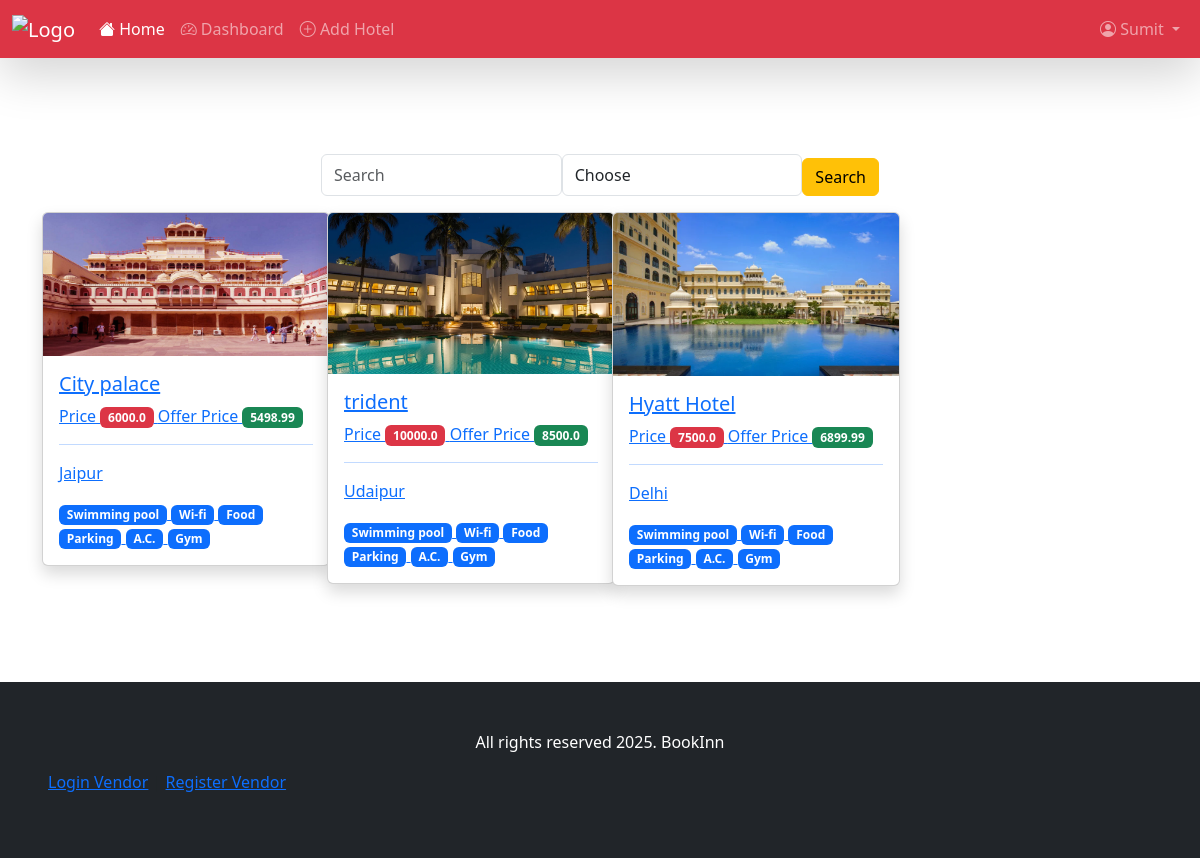
Screenshot of / (signed in) with the database file from the repository.
### account/models.py (models this page shows, shortened)
class Hotel(models.Model):
    hotel_name  = models.CharField(max_length = 100)
    hotel_description = models.TextField()
    hotel_slug = models.SlugField(max_length = 1000 , unique  = True)
    hotel_owner = models.ForeignKey(HotelVendor, on_delete = models.CASCADE , related_name = "hotels")
    amenities= models.ManyToManyField(Amenity)
    hotel_price = models.FloatField()
    hotel_offer_price = models.FloatField()
    hotel_location = models.TextField()
    is_active = models.BooleanField(default = True)

class HotelImages(models.Model):
    hotel = models.ForeignKey(Hotel, on_delete=models.CASCADE, related_name='hotel_images')
    image = models.ImageField(upload_to='hotel_images/')
    alt_text = models.CharField(max_length=255, blank=True)
    is_primary = models.BooleanField(default=False)
    uploaded_at = models.DateTimeField(auto_now_add=True, null=True)
    class Meta:
        ordering = ['-is_primary', '-uploaded_at']

class Amenity(models.Model):
    name = models.CharField(max_length = 1000)
    icon = models.ImageField(upload_to="hotels")

### home/views.py (the view)
# urls.py: path('',views.index,name="index"),
def index(request):
    hotels = Hotel.objects.all()
    if request.GET.get('search'):
        hotels = hotels.filter(hotel_name__icontains = request.GET.get('search'))
    if request.GET.get('sort_by'):
        sort_by = request.GET.get('sort_by')
        if sort_by == "sort_low":
            hotels = hotels.order_by('hotel_offer_price')
        elif sort_by == "sort_high":
            hotels = hotels.order_by('-hotel_offer_price')
    return render(request, 'index.html', context = {'hotels' : hotels[:50]})

### home/templates/index.html (shortened to what this page needs)
{% extends "base.html" %}
{% block start %}
    <div class="container mt-5 pt-5 pb-5">
        <div class="col-6 mx-auto">
            <form class="d-flex">
                <input type="text" name="search" class="form-control" placeholder="Search">
                <select class="form-control" name="sort_by">
                    <option value="">Choose</option>
                </select>
                <button type="submit" class="btn btn-warning mt-1">Search</button>
            </form>
        </div>
        <div class="row">
            {% for hotel in hotels %}
                <div class="col-md-3 mt-3">
                    <div class="card shadow" style="width: 18rem;">
                        <a href="{% url 'detail' hotel.hotel_slug %}">
                            {% if hotel.hotel_images.first %}
                                <img src="/media/{{hotel.hotel_images.first.image}}" class="card-img-top" alt="...">
                            {% else %}
                                <img src="https://t4.ftcdn.net/jpg/04/70/29/97/360_F_470299797_UD0eoVMMSUbHCcNJCdv2t8B2g1GVqYgs.jpg" class="card-img-top" alt="...">
                            {% endif %}
                            <div class="card-body">
                                <h5 class="card-title">{{hotel.hotel_name}}</h5>
                                Price <span class="badge text-bg-danger">{{hotel.hotel_price}}</span>
                                Offer Price <span class="badge text-bg-success">{{hotel.hotel_offer_price}}</span>
                                <hr>
                                <p>{{hotel.hotel_location}}</p>
                                {% for amenity in hotel.amenities.all %}
                                    <span class="badge text-bg-primary">{{ amenity.name }}</span>
                                {% empty %}
                                    <span class="badge text-bg-secondary">No amenities</span>
                                {% endfor %}
                            </div>
                        </a>
                    </div>
                </div>
            {% endfor %}
        </div>
    </div>
{% endblock %}

### home/templates/navbar.html (shortened to what this page needs)
{% load static %}
<nav class="navbar navbar-expand-lg navbar-dark bg-danger shadow-lg">
    <div class="container-fluid">
        <a class="navbar-brand" href="/">
            <img height="40" src="https://i.pinimg.com/736x/60/20/3c/60203c06b364a8764b54bba1a35290c2.jpg" alt="Logo">
        </a>
        <div class="collapse navbar-collapse" id="navbarNav">
            <ul class="navbar-nav me-auto mb-2 mb-lg-0">
                <li class="nav-item">
                    <a class="nav-link active" aria-current="page" href="/">
                        <i class="bi bi-house-fill"></i> Home
                    </a>
                </li>
                <li class="nav-item">
                    <a class="nav-link" href="{% url 'vdashboard' %}">
                        <i class="bi bi-speedometer2"></i> Dashboard
                    </a>
                </li>
                <li class="nav-item">
                    <a class="nav-link" href="{% url 'add_hotel' %}">
                        <i class="bi bi-plus-circle"></i> Add Hotel
                    </a>
                </li>
            </ul>
            <ul class="navbar-nav">
                {% if user.is_authenticated %}
                    <li class="nav-item dropdown">
                        <a class="nav-link dropdown-toggle" href="#" id="navbarDropdown" role="button" data-bs-toggle="dropdown" aria-expanded="false">
                            <i class="bi bi-person-circle"></i> {{ user.first_name|default:user.username }}
                        </a>
                    </li>
                {% endif %}
            </ul>
        </div>
    </div>
</nav>
<link href="https://cdn.jsdelivr.net/npm/bootstrap-icons@1.7.2/font/bootstrap-icons.css" rel="stylesheet">

### rows the page displays
Hotel: hotel_images.first.image (picture), hotel_name "City palace", hotel_price "6000.0", hotel_offer_price "5498.99", hotel_location "Jaipur"
Amenity: name "Swimming pool"
Amenity: name "Wi-fi"
Amenity: name "Food"
Amenity: name "Parking"
Amenity: name "A.C."
Amenity: name "Gym"
Hotel: hotel_images.first.image (picture), hotel_name "trident", hotel_price "10000.0", hotel_offer_price "8500.0", hotel_location "Udaipur"
Hotel: hotel_images.first.image (picture), hotel_name "Hyatt Hotel", hotel_price "7500.0", hotel_offer_price "6899.99", hotel_location "Delhi"

### other values shown
{{ user.first_name|default:user.username }} "Sumit"
